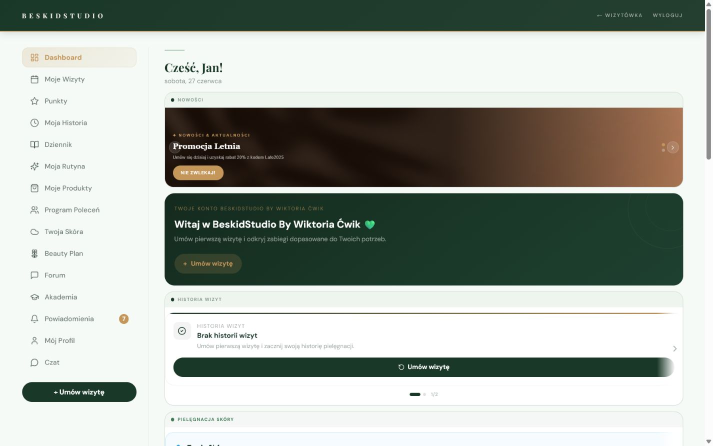
#> input picture marketing/client-panel-reel/assets/captures/01-dashboard.png, 1425 x 891 px (shown at 1/2 size); its folder holds 4 pictures in this run
$ python render_reel.py
#> lines starting #> are read from the running program, lines starting #| are printed output that depends on the picture
from __future__ import annotations

import math
import subprocess
import wave
from pathlib import Path

import imageio_ffmpeg
import numpy as np
from PIL import Image, ImageDraw, ImageFilter, ImageFont


ROOT = Path(__file__).resolve().parent
CAPTURES = ROOT / "assets" / "captures"
OUTPUT = ROOT / "output"
OUTPUT.mkdir(parents=True, exist_ok=True)

W, H = 1080, 1920
FPS = 60
DURATION = 18.0
TOTAL_FRAMES = int(FPS * DURATION)

CREAM = (246, 242, 234)
CREAM_2 = (235, 231, 219)
GREEN = (22, 58, 41)
GREEN_2 = (11, 41, 28)
GOLD = (195, 145, 76)
INK = (23, 47, 35)
MUTED = (92, 106, 96)
WHITE = (255, 254, 250)

SERIF = Path("C:/Windows/Fonts/georgia.ttf")
SERIF_BOLD = Path("C:/Windows/Fonts/georgiab.ttf")
SANS = Path("C:/Windows/Fonts/segoeui.ttf")
SANS_BOLD = Path("C:/Windows/Fonts/segoeuib.ttf")


def font(path: Path, size: int) -> ImageFont.FreeTypeFont:
    return ImageFont.truetype(str(path), size=size)


F_BRAND = font(SANS_BOLD, 24)
F_EYEBROW = font(SANS_BOLD, 22)
F_H1 = font(SERIF_BOLD, 82)
F_H2 = font(SERIF_BOLD, 68)
F_BODY = font(SANS, 32)
F_CHIP = font(SANS_BOLD, 24)
F_SMALL = font(SANS, 21)
F_CTA = font(SERIF_BOLD, 74)
F_DOMAIN = font(SANS_BOLD, 48)


def clamp(v: float, lo: float = 0.0, hi: float = 1.0) -> float:
    return max(lo, min(hi, v))


def ease(v: float) -> float:
    v = clamp(v)
    return 1 - (1 - v) ** 3


def smooth(v: float) -> float:
    v = clamp(v)
    return v * v * (3 - 2 * v)


# [6 lines left out: function back_out, not called in this run]


def gradient(top: tuple[int, int, int], bottom: tuple[int, int, int]) -> Image.Image:
    y = np.linspace(0, 1, H, dtype=np.float32)[:, None, None]
    a = np.array(top, dtype=np.float32)[None, None, :]
    b = np.array(bottom, dtype=np.float32)[None, None, :]
    arr = np.repeat((a * (1 - y) + b * y).astype(np.uint8), W, axis=1)
    return Image.fromarray(arr, "RGB").convert("RGBA")


BG_CREAM = gradient((250, 247, 240), (231, 233, 222))
BG_GREEN = gradient((26, 64, 45), (8, 34, 24))
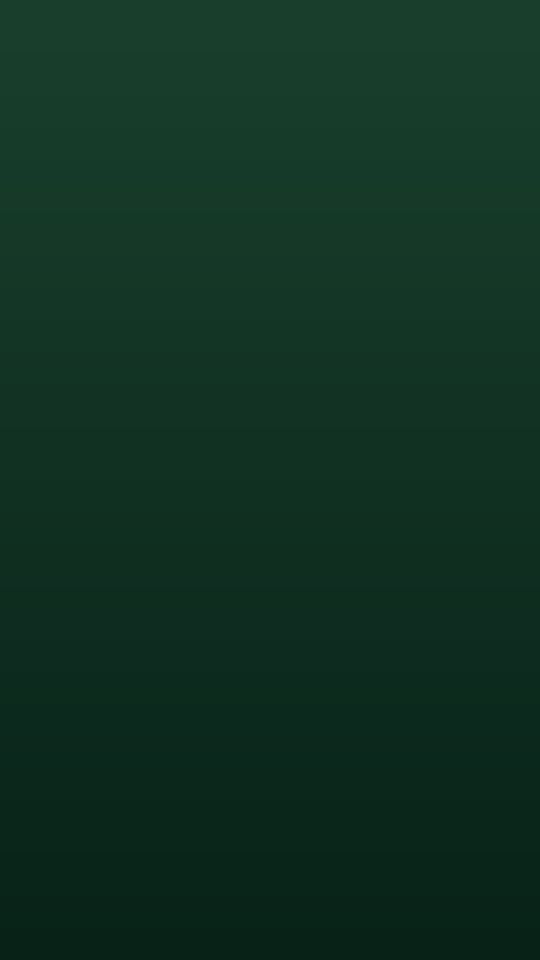
#> BG_GREEN: PIL image 1080x1920 RGBA (shown at 1/2 size); mean R, G, B, A 16.5, 48.5, 34, 255


def cover(im: Image.Image, size: tuple[int, int]) -> Image.Image:
#> called with size = (914, 570)
    tw, th = size
    scale = max(tw / im.width, th / im.height)
#> scale = 0.713
    nw, nh = int(im.width * scale), int(im.height * scale)
#> nw = 1014; nh = 570
    r = im.resize((nw, nh), Image.Resampling.LANCZOS)
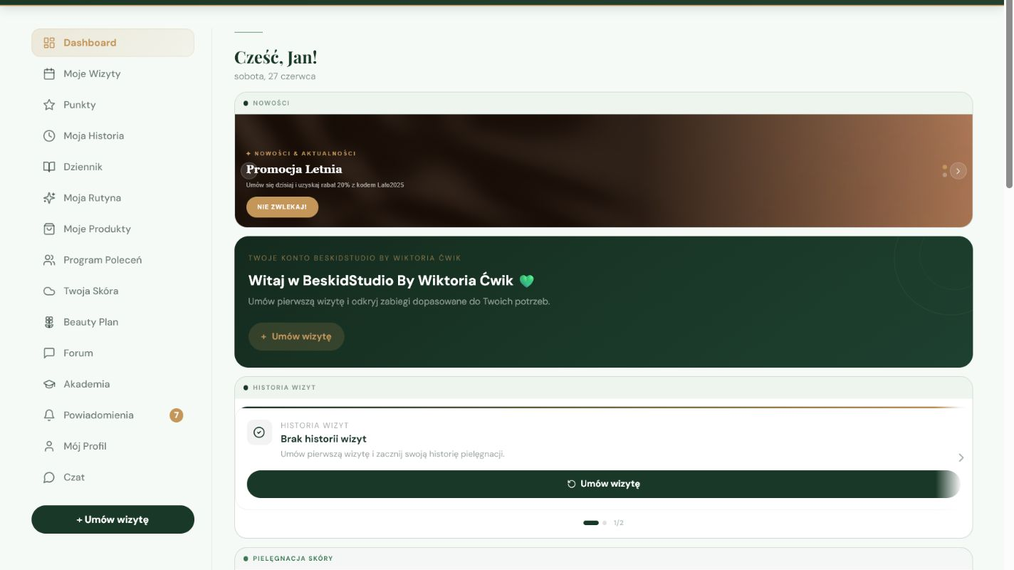
#> r: PIL image 1014x570 RGB; mean R, G, B 172.3, 177.7, 169.9
    left, top = (nw - tw) // 2, (nh - th) // 2
#> left = 50; top = 0
    return r.crop((left, top, left + tw, top + th))


def prepare_capture(name: str, crop_box: tuple[int, int, int, int]) -> Image.Image:
    im = Image.open(CAPTURES / name).convert("RGB").crop(crop_box)
    return cover(im, (914, 570))


CAPTURE_DATA = {
    "dashboard": prepare_capture("01-dashboard.png", (0, 55, 1424, 855)),
    "booking": prepare_capture("02-booking.png", (245, 65, 1400, 810)),
    "loyalty": prepare_capture("03-loyalty.png", (245, 65, 1400, 835)),
    "beauty": prepare_capture("04-beauty-plan.png", (245, 65, 1400, 835)),
    "chat": prepare_capture("05-chat.png", (245, 65, 1400, 700)),
}
#> call 2 of prepare_capture, with name = '02-booking.png', crop_box = (245, 65, 1400, 810)
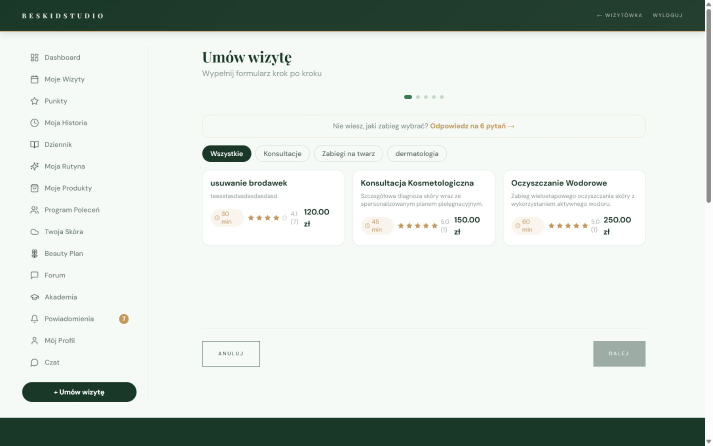
#> input picture marketing/client-panel-reel/assets/captures/02-booking.png, 1425 x 891 px (shown at 1/2 size)
#> call 3 of prepare_capture, with name = '03-loyalty.png', crop_box = (245, 65, 1400, 835)
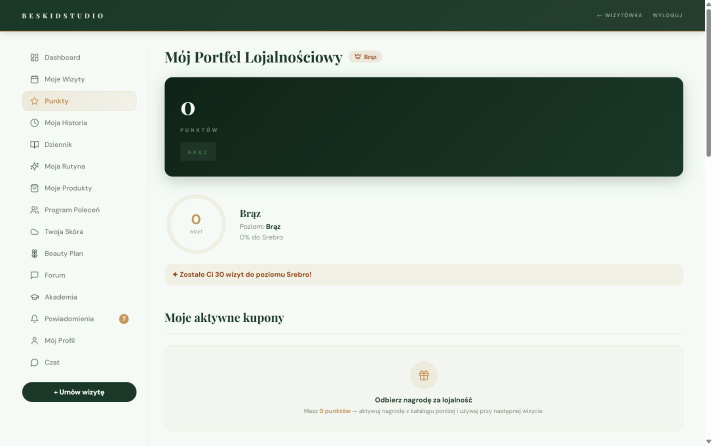
#> input picture marketing/client-panel-reel/assets/captures/03-loyalty.png, 1425 x 891 px (shown at 1/2 size)
#> call 4 of prepare_capture, with name = '04-beauty-plan.png', crop_box = (245, 65, 1400, 835)
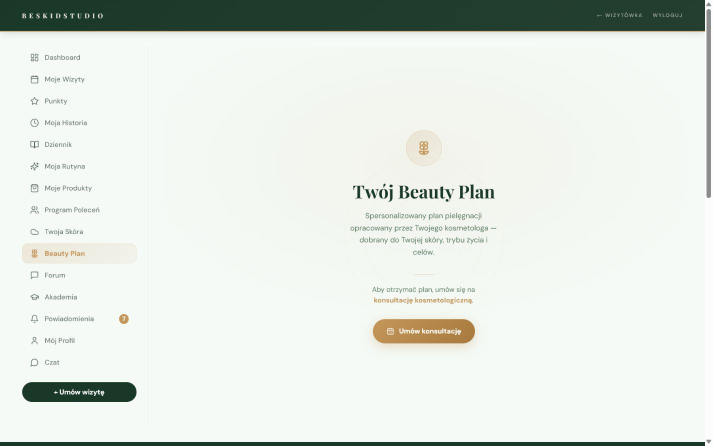
#> input picture marketing/client-panel-reel/assets/captures/04-beauty-plan.png, 1425 x 891 px (shown at 1/2 size)
#> in prepare_capture (call 4), `im = Image.open(CAPTURES / name).convert("RGB").crop(crop_box)`:
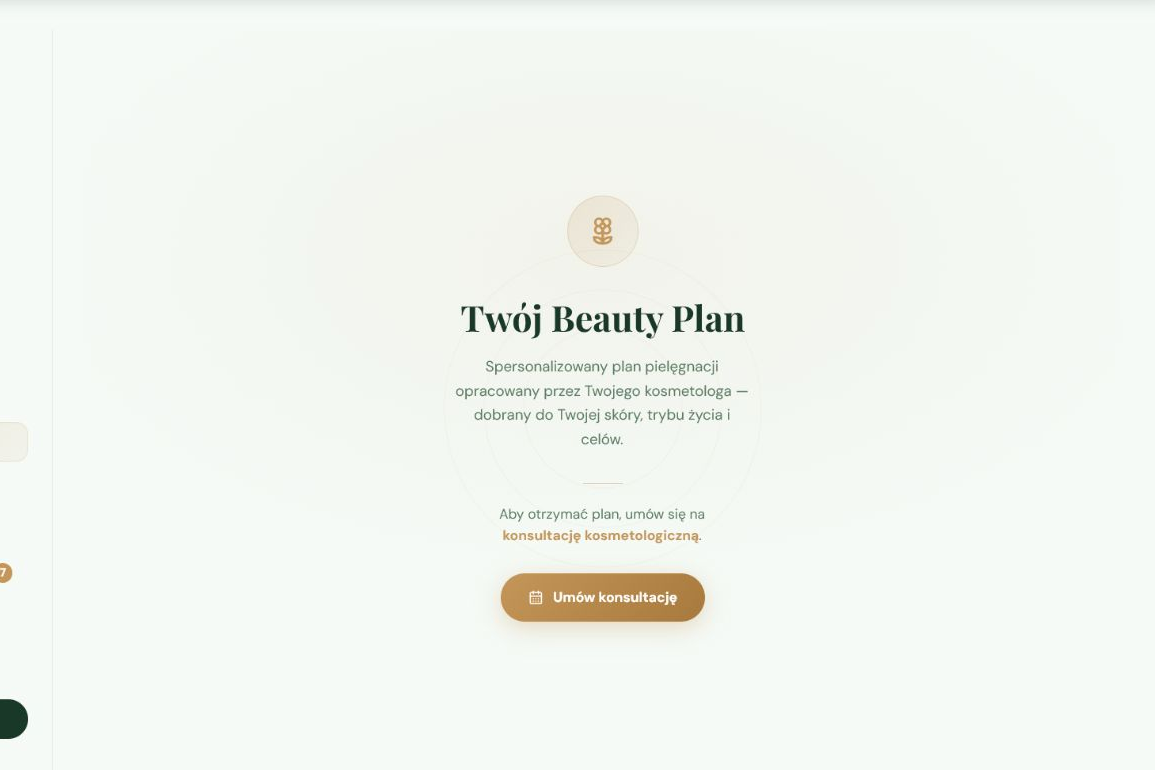
#> im: PIL image 1155x770 RGB; mean R, G, B 241.7, 245.8, 239.9
#> call 4 of cover, with size = (914, 570)
#> in cover (call 4), `return r.crop((left, top, left + tw, top + th))`:
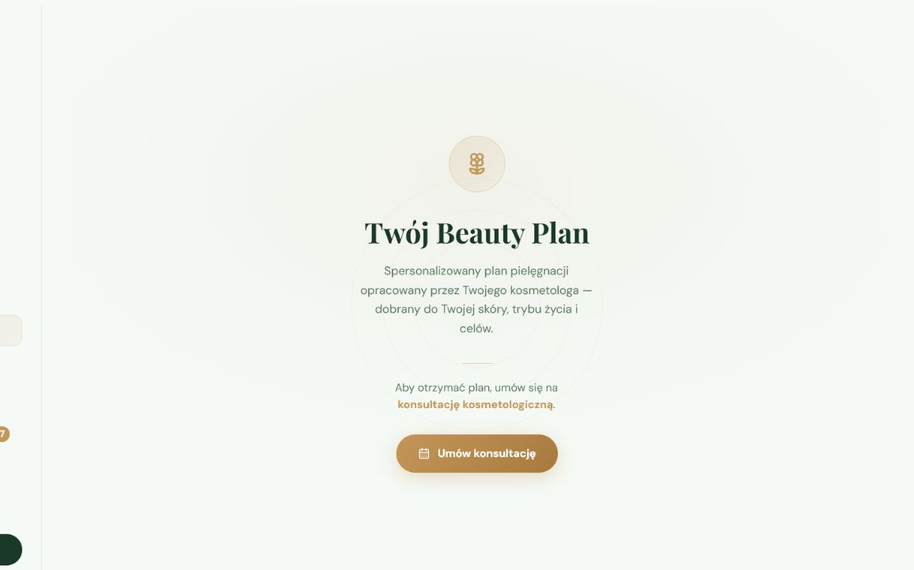
#> returned value: PIL image 914x570 RGB; mean R, G, B 241.7, 245.7, 239.7
#> (the run stopped early here; a loop or call above may not have finished)
